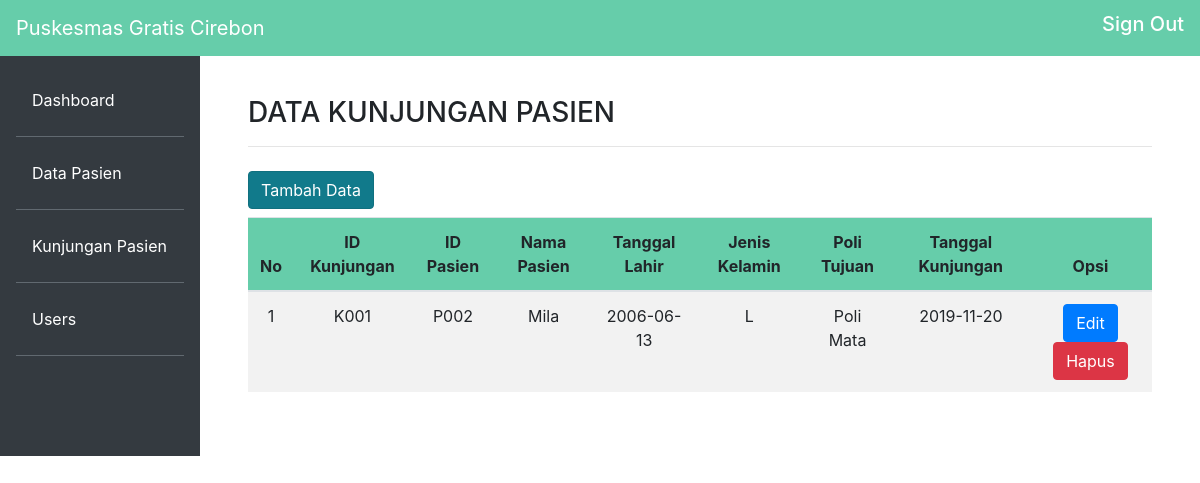
The page /index.php?page=kunjungan (signed in) on the database its author committed.
### tables this page shows
CREATE TABLE `tbl_kunjungan` (
  `no` int(11) NOT NULL,
  `id_kj` varchar(11) NOT NULL,
  `id_pasien` varchar(11) NOT NULL,
  `poli_tujuan` varchar(50) NOT NULL,
  `tgl_kj` date NOT NULL
);

CREATE TABLE `tbl_pasien` (
  `id_pasien` varchar(11) NOT NULL,
  `nama_pasien` varchar(50) NOT NULL,
  `tgl_lahir` date NOT NULL,
  `jk` varchar(1) NOT NULL,
  `nama_kk` varchar(50) NOT NULL,
  `alamat` varchar(100) NOT NULL
);

### modules/kunjungan/kunjungan.php (the view)
<h3>DATA KUNJUNGAN PASIEN</h3><hr>
<a href="?page=kunjungan_tambah" class="btn btn-info  active my-2" role="button" aria-pressed="true">Tambah Data</a>
<br><table class="table table-striped">
  <thead class="thead bg-green">
    <tr class="text-center">
      <th scope="col">No</th>
      <th scope="col">ID Kunjungan</th>
      <th scope="col">ID Pasien</th>
      <th scope="col">Nama Pasien</th>
      <th scope="col">Tanggal Lahir</th>
      <th scope="col">Jenis Kelamin</th>
      <th scope="col">Poli Tujuan</th>
      <th scope="col">Tanggal Kunjungan</th>
      <th scope="col">Opsi</th>
    </tr>
  </thead>
  <tbody>
      <?php
        $sql = 'SELECT * FROM tbl_pasien, tbl_kunjungan WHERE tbl_pasien.id_pasien=tbl_kunjungan.id_pasien';
        $result = $connect->query($sql);
        if ($result->num_rows > 0){
          $i = 1;
          while($row = $result->fetch_assoc()) {
      ?>
    <tr class="text-center">
      <td><?php echo $i; ?></td>
      <td><?php echo $row['id_kj']; ?></td>
      <td><?php echo $row['id_pasien']; ?></td>
      <td><?php echo $row['nama_pasien']; ?></td>
      <td><?php echo $row['tgl_lahir']; ?></td>
      <td><?php echo $row['jk']; ?></td>
      <td><?php echo $row['poli_tujuan']; ?></td>
      <td><?php echo $row['tgl_kj']; ?></td>
      <td>
        <a class="btn btn-primary" href="?page=kunjungan_edit&id=<?=$row['id_kj'];?>">Edit</a>
         <a class="btn btn-danger" href="?page=kunjungan_hapus&id=<?php echo $row['id_kj'];?>" onclick="return confirm('Yakin ingin dihapus ?')">Hapus</a>
      </td>
    </tr>
    <?php
      $i++;
        }
      }else{ ?>
        <tr class="text-center">
          <td colspan="9">Tidak Ada Data</td>
        </tr>
    <?php  }
    ?>
  </tbody>
</table>

### css/style.css (style rules this page uses)
.bg-green { background-color: #66CDAA; }
body { max-height: 600px; }

### rows shown on the page
tbl_kunjungan: id_kj "K001", id_pasien "P002", id_pasien.nama_pasien "Mila", id_pasien.tgl_lahir "2006-06-13", id_pasien.jk "L", poli_tujuan "Poli Mata", tgl_kj "2019-11-20"
